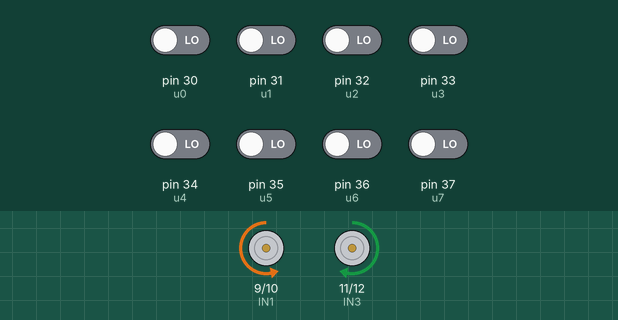
Recording of a sketch running on a simulated Arduino Mega 2560, built with avr-gcc and run on an emulated ATmega2560. Parts: motor-driver pin pairs drawn as motors (green arrow = first pin HIGH = forward, orange = second pin HIGH = backward, longer = more drive, scaled by the enable pin). The inputs (shaded band) are chosen by the test bench; at power-on: pin 30 (u0), pin 31 (u1), pin 32 (u2), pin 33 (u3), pin 34 (u4), pin 35 (u5), pin 36 (u6), pin 37 (u7) LOW. What the sketch prints to the serial monitor is not drawn.

Above: at 1.2 s.
1.3 s: pin 30 (u0) driven HIGH
At 2.0 s:
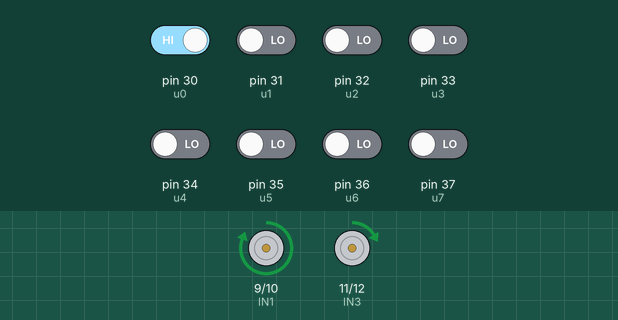
2.8 s: pin 30 (u0) driven LOW
At 4.0 s:
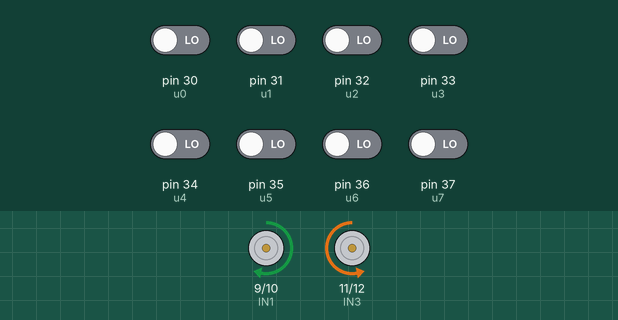
4.3 s: pin 32 (u2) driven HIGH
At 5.5 s:
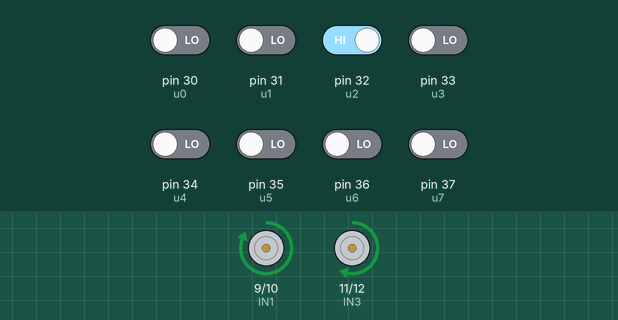
5.8 s: pin 33 (u3) driven HIGH
At 6.2 s:
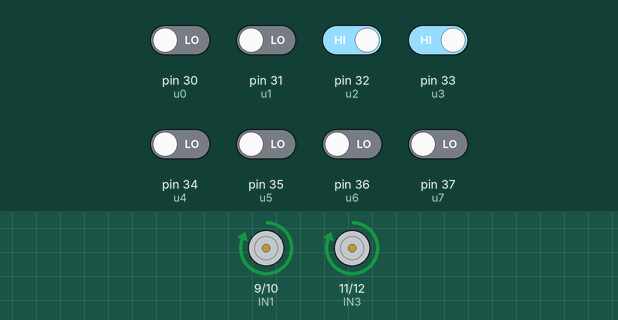
7.4 s: pin 33 (u3) driven LOW
At 8.1 s:
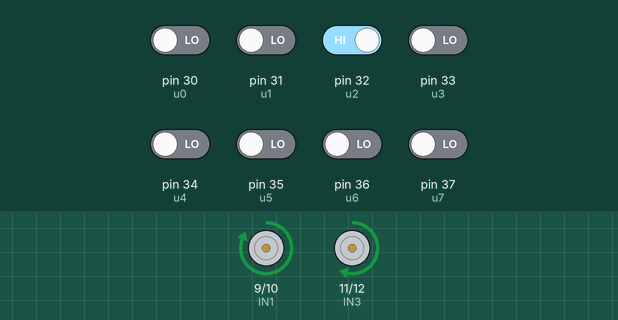
8.9 s: pin 31 (u1) driven HIGH
At 10.0 s:
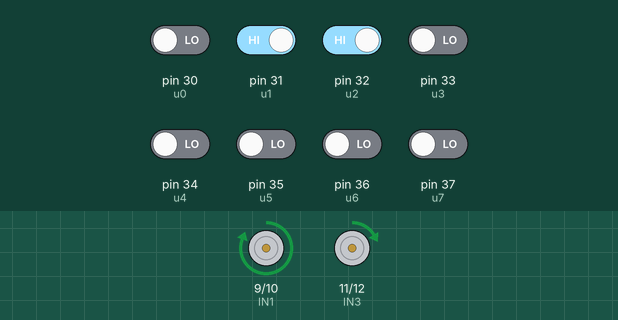
Timing chart, 0 to 11.5 s (numbered marks = the images above; inputs shaded):
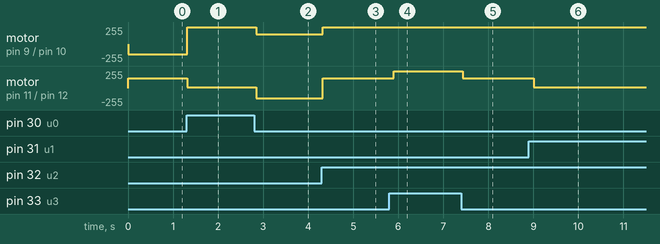

Measured:
- after the input at 1.3 s, motor on pin 9 (IN1) / pin 10 (IN2): backward 150/255 → forward 255/255 at once; motor on pin 11 (IN3) / pin 12 (IN4): forward 150/255 → forward 10/255 at once
- after the input at 2.8 s, motor on pin 9 (IN1) / pin 10 (IN2): forward 255/255 → forward 150/255 at once; motor on pin 11 (IN3) / pin 12 (IN4): forward 10/255 → backward 150/255 at once
- after the input at 4.3 s, motor on pin 9 (IN1) / pin 10 (IN2): forward 150/255 → forward 255/255 at once; motor on pin 11 (IN3) / pin 12 (IN4): backward 150/255 → forward 150/255 at once
- after the input at 5.8 s, motor on pin 11 (IN3) / pin 12 (IN4): forward 150/255 → forward 255/255 after 0.10 s
- after the input at 7.4 s, motor on pin 11 (IN3) / pin 12 (IN4): forward 255/255 → forward 150/255 at once
- after the input at 8.9 s, motor on pin 11 (IN3) / pin 12 (IN4): forward 150/255 → forward 10/255 after 0.11 s

The sketch:

sketch_line_tracer.ino
```cpp
#define u0 30
#define u1 31
#define u2 32
#define u3 33
#define u4 34
#define u5 35
#define u6 36
#define u7 37

#define ENA 8
#define IN1 9
#define IN2 10
#define IN3 11
#define IN4 12
#define ENB 13

int f=0;
void setup() {

  pinMode(u0, INPUT);
  pinMode(u1, INPUT);
  pinMode(u2, INPUT);
  pinMode(u3, INPUT);
  pinMode(u4, INPUT);
  pinMode(u5, INPUT);
  pinMode(u6, INPUT);
  pinMode(u7, INPUT);


  pinMode(ENA, OUTPUT);
  pinMode(IN1, OUTPUT);
  pinMode(IN2, OUTPUT);
  pinMode(IN3, OUTPUT);
  pinMode(IN4, OUTPUT);
  pinMode(ENB, OUTPUT);

  Serial.begin(19200);
}

void loop() {
  Serial.println(f);
  Serial.println(digitalRead(u0));
  Serial.println("U0=");
  Serial.println(digitalRead(u0));
  Serial.println("U1=");
  Serial.println(digitalRead(u1));
  Serial.println("U2=");
  Serial.println(digitalRead(u2));
  Serial.println("U3=");
  Serial.println(digitalRead(u3));
  Serial.println("U4=");
  Serial.println(digitalRead(u4));
  Serial.println("U5=");
  Serial.println(digitalRead(u5));
  Serial.println("U6=");
  Serial.println(digitalRead(u6));
  Serial.println("U7=");
  Serial.println(digitalRead(u7));
  Serial.println("\n\n");

  if(digitalRead(u0)==1||digitalRead(u1)==1)
  { f=1;
    analogWrite(ENA, 255);
    analogWrite(ENB, 10);

    digitalWrite(IN1, HIGH);
    digitalWrite(IN2, LOW);
    digitalWrite(IN3, HIGH);
    digitalWrite(IN4, LOW);
    Serial.println("\n TAKE a Left");
    if(digitalRead(u3)==1||digitalRead(u4)==1)
    {delay(1000);}
    }
 else if((digitalRead(u0)==0&&digitalRead(u1)==0)&&(digitalRead(u2)==1||digitalRead(u3)==1||digitalRead(u4)==1||digitalRead(u5)==1))
  {  f=0;

    if(digitalRead(u6)==1||digitalRead(u7)==1)
    {f=2;}

    if(digitalRead(u2)==1&&(digitalRead(u3)==0&&digitalRead(u4)==0&&digitalRead(u5)==0))
     { analogWrite(ENA, 255);
       analogWrite(ENB, 150);

       digitalWrite(IN1, HIGH);
       digitalWrite(IN2, LOW);
       digitalWrite(IN3, HIGH);
       digitalWrite(IN4, LOW);
       delay(300);

       Serial.println("\n TAKE a short Left");
      }
    else if ((digitalRead(u2)==0&&digitalRead(u3)==0&&digitalRead(u4)==0)&&digitalRead(u5)==1)
       {
        analogWrite(ENA, 150);
        analogWrite(ENB, 255);

        digitalWrite(IN1, HIGH);
        digitalWrite(IN2, LOW);
        digitalWrite(IN3, HIGH);
        digitalWrite(IN4, LOW);
        delay(300);
        Serial.println("\n TAKE a short Right");
        }
      else
      {analogWrite(ENA, 255);
       analogWrite(ENB, 255);

       digitalWrite(IN1, HIGH);
       digitalWrite(IN2, LOW);
       digitalWrite(IN3, HIGH);
       digitalWrite(IN4, LOW);

       Serial.println("\n GO Straight");
     }}
    else if (digitalRead(u6)==1||digitalRead(u7)==1)
    {f=2;
    analogWrite(ENA, 10);
    analogWrite(ENB, 200);

    digitalWrite(IN1, HIGH);
    digitalWrite(IN2, LOW);
    digitalWrite(IN3, HIGH);
    digitalWrite(IN4, LOW);
    Serial.println("\n TAKE a Right");
    }
  else if (digitalRead(u0)==0&&digitalRead(u1)==0&&digitalRead(u2)==0&&digitalRead(u3)==0&&digitalRead(u4)==0&&digitalRead(u5)==0&&digitalRead(u6)==0&&digitalRead(u7)==0)
{
  if(f==2)
    {analogWrite(ENA, 150);
    analogWrite(ENB, 150);

     digitalWrite(IN1, LOW);
    digitalWrite(IN2, HIGH);
    digitalWrite(IN3, HIGH);
    digitalWrite(IN4, LOW);
    Serial.println("\n TAKE a Right");
    }
   if(f==1)
   {analogWrite(ENA, 150);
    analogWrite(ENB, 150);

     digitalWrite(IN1,HIGH);
    digitalWrite(IN2, LOW);
    digitalWrite(IN3, LOW);
    digitalWrite(IN4, HIGH);
    Serial.println("\n TAKE a LEFT");
   }
   if(f==0)
   {analogWrite(ENA, 150);
    analogWrite(ENB, 150);

     digitalWrite(IN1, LOW);
    digitalWrite(IN2, HIGH);
    digitalWrite(IN3, HIGH);
    digitalWrite(IN4, LOW);
    Serial.println("\n TAKE a Right");
   }

 }
  }
```
